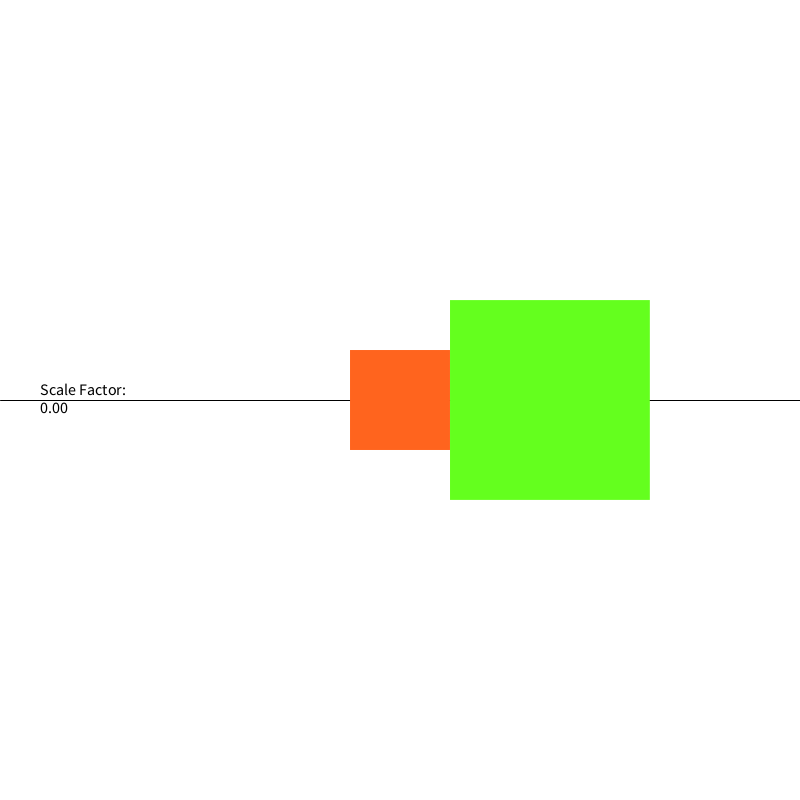
Frame 1 (no input)
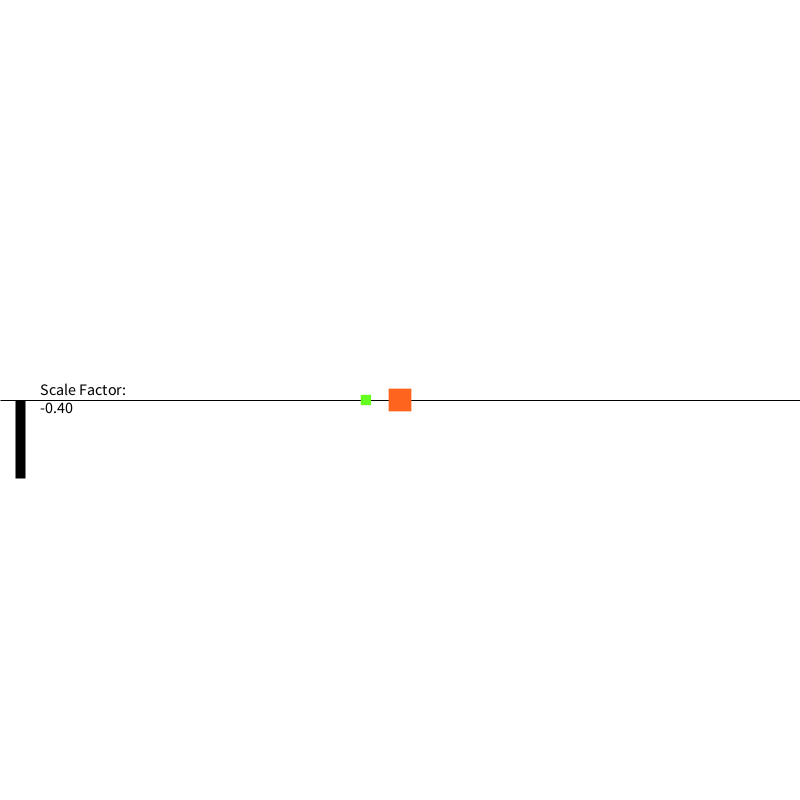
Frame 60 (the mouse pressed at the canvas centre just before this capture)
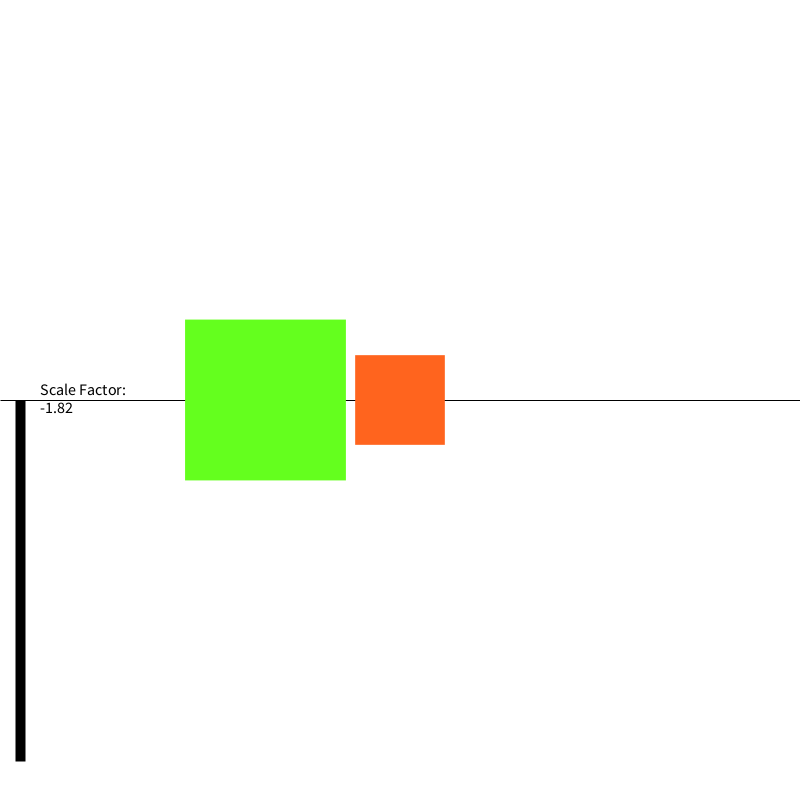
Frame 120 (the mouse held since frame 60 and released just before this capture)

The Processing sketch that drew these frames (run headless with seeded random() and noise(); from frame 60 on, the mouse is pressed at the canvas centre):

// Processing sketch: scaleCosinus
// ── scaleCosinus.pde


float a = 0.0;  // Angle
float s = 0.0;  // Scale Factor

void setup() {
  size(800, 800);
  rectMode(CENTER);
  frameRate(30);
}

void draw() {
  
  background(255);
  
  stroke(0);strokeWeight(1);
  line(0, height/2, width, height/2);
  strokeWeight(10); strokeCap(SQUARE);
  line(20,height/2, 20, height/2 -s*(height-5)/4);
  fill(0); textSize(16);
  text("Scale Factor:\n"+nf(s, 1, 2), 40, height/2 - 5);
  
  // Update angle and scale factor
  a = a + 0.03;
  s = cos(a)*2;
  
  
  // Transform & draw rect 1
  translate(width/2, height/2);
  scale(s); 
  fill(255,100,30); noStroke();
  rect(0, 0, 50, 50); 
  
  // Transform & draw rect2
  translate(75, 0);
  scale(s);
  fill(100, 255, 30); noStroke();
  rect(0, 0, 50, 50);      
   
}
